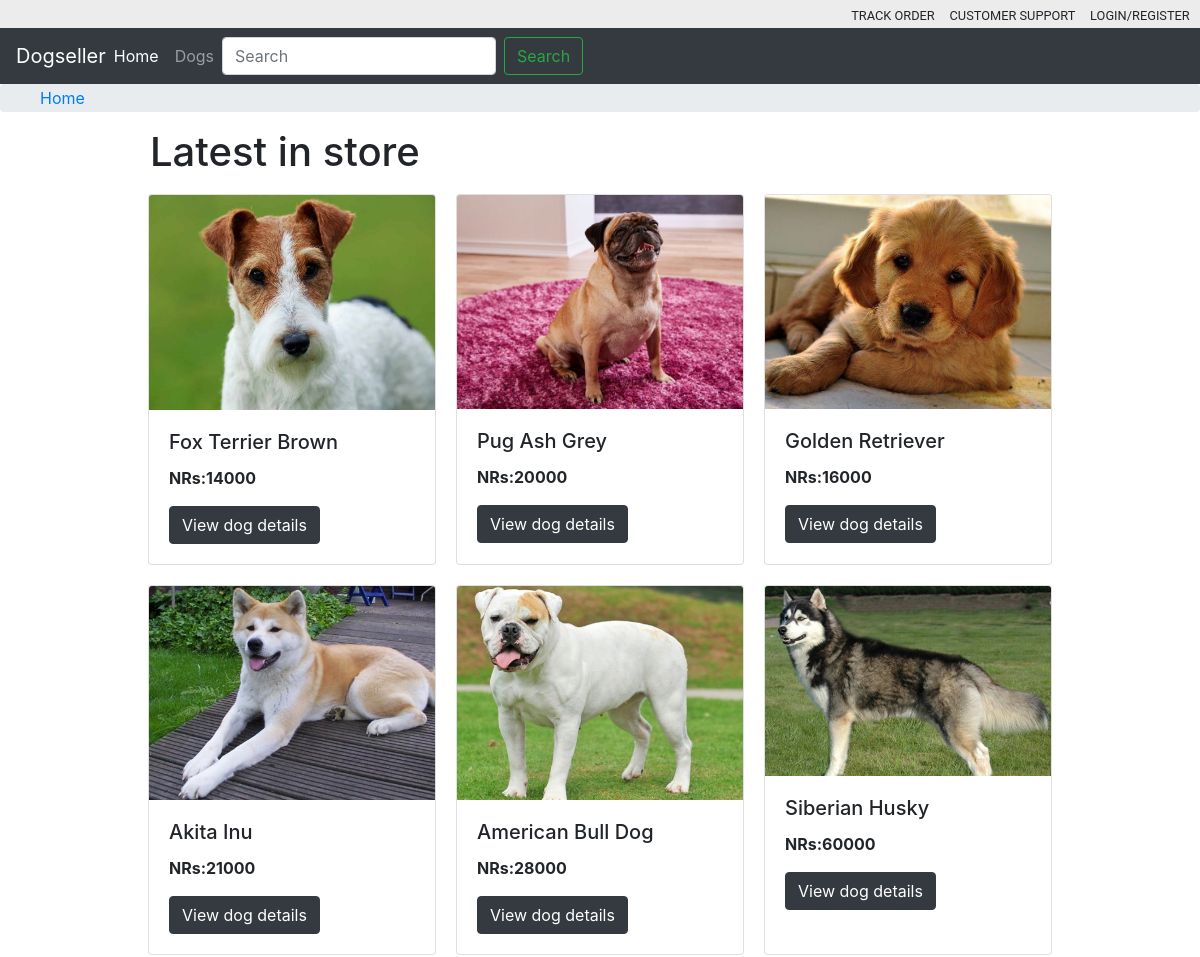
The app's page / (upper part), older data.
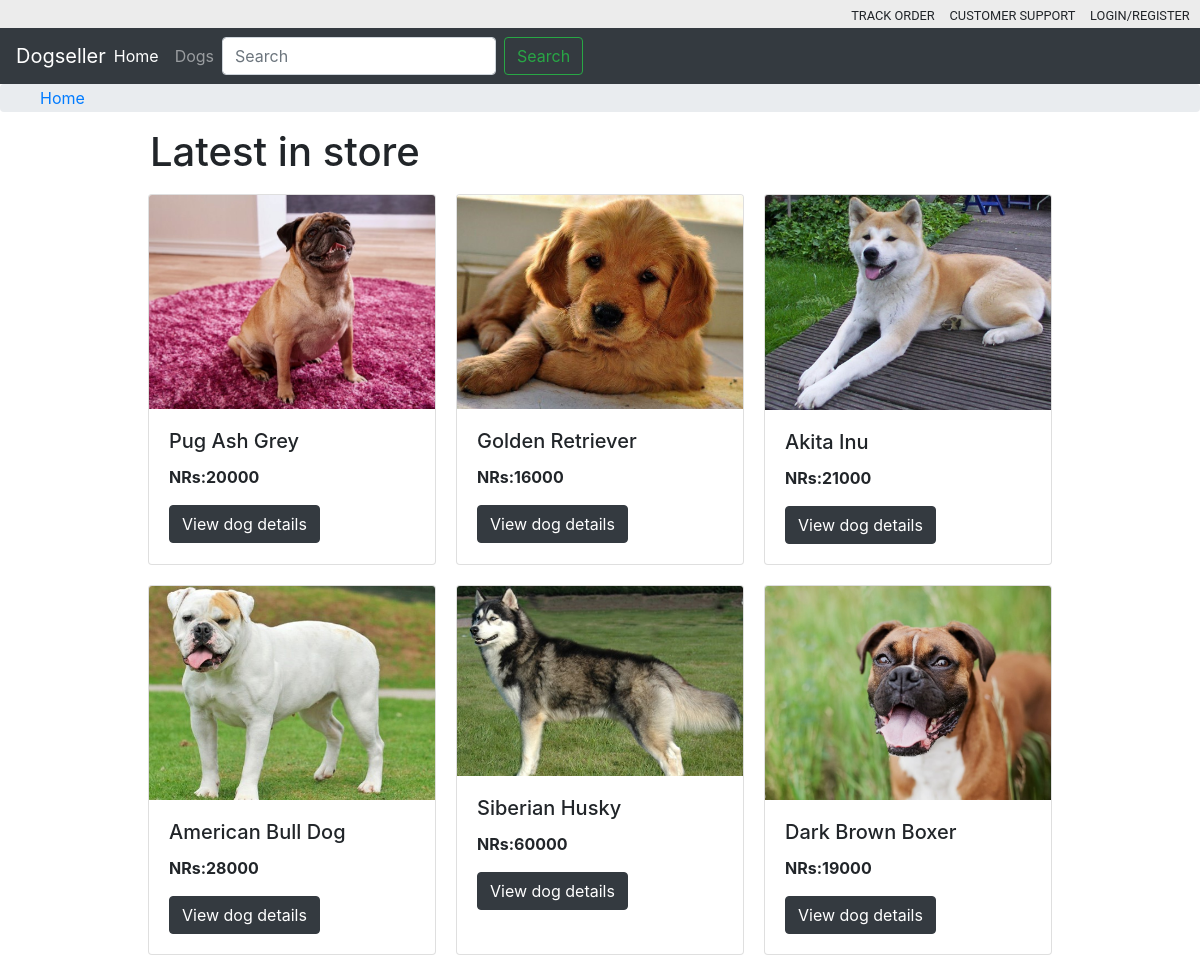
The same page, newer data.
### viewDogs/models.py (models this page shows, shortened)
class Dogs(models.Model):
    name = models.CharField(max_length= 255)
    price = models.IntegerField()
    stockNo = models.IntegerField()
    image = models.ImageField(upload_to='media/images/')
    breed = models.CharField(max_length=255)
    weight = models.IntegerField()
    description = models.CharField(max_length= 255)

### viewDogs/views.py (the view)
# urls.py: path('', homepage),
def homepage(request):
    ourdogs = Dogs.objects.all()
    params = {'dogs':ourdogs}
    return render(request,'viewDogs/home.html',params)

### viewDogs/Templates/viewDogs/home.html (shortened to what this page needs)
{% extends 'viewDogs/base.html' %}
{% block main-page %}
<h1 style="margin-left: 150px;">Latest in store</h1>
<div class="viewproduct">
    {% for dog in dogs %}
    <div class="card" style="width: 18rem; margin: 10px;">
        <img src="{{dog.image.url}}" class="card-img-top" alt="...">
        <div class="card-body">
            <h5 class="card-title">{{dog.name}}</h5>
            <p class="card-text"><b>NRs:{{dog.price}}</b></b>
            </p>
            <a href="view/{{dog.id}}" class="btn btn-dark">View dog details</a>
        </div>
    </div>
    {% empty %} There are no products availble. {% endfor %}
</div>
<br>
{% endblock %}

Row changes from the older to the newer data that the page shows:
removed Dogs: image (picture), name "Fox Terrier Brown", price "14000"
now on this page (row unchanged): Dogs: image (picture), name "Dark Brown Boxer", price "19000"
